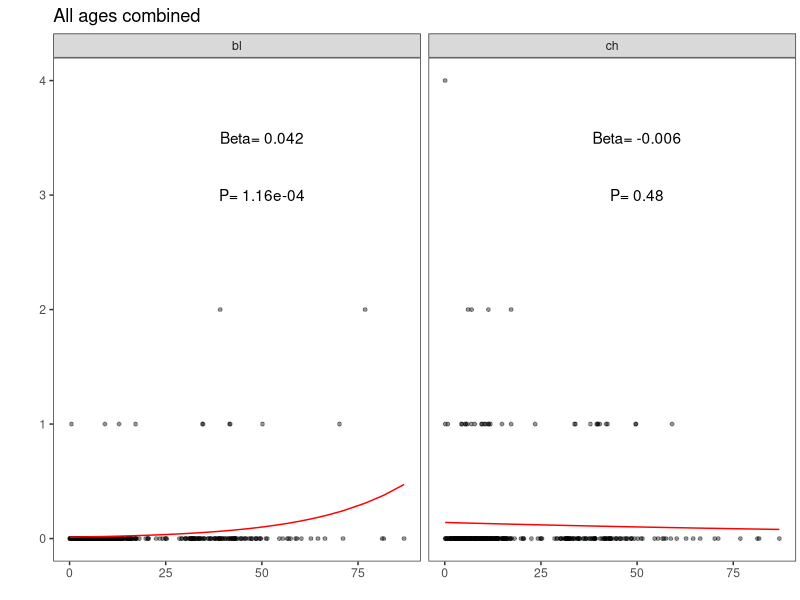

Write the R code that produced this figure.
## ---- chunk 1
knitr::opts_chunk$set(echo = TRUE, warning = FALSE, message = FALSE)
## ---- chunk 2

library(data.table)
library(dplyr)
library(ggplot2)
library(cowplot)
library(here)

## ---- chunk 3

#read conservative table of heteroplasmies and their counts in all family members
allfam<-fread(
  here("Data_files/hqcounts_cleaned_conservative_09272018.txt"),
  sep="\t",
  header=T)

## ---- chunk 4

hq.1t.fam<-allfam%>%
  group_by(FID,position)%>%
  summarize(nhets=length(which(maf>0.01)))%>%
  filter(.,nhets==1)%>%
  mutate(fam_het_id=paste(FID,position,sep="_"))

#153 cases

## ---- chunk 5

#who are these people
ind.1t<-allfam%>%
  filter(fam_het_id%in%hq.1t.fam$fam_het_id)%>%
  filter(maf>0.01)%>%
  mutate(individual_het_id=paste(individual_id,position,sep="_"))

#make table of frequencies from all family members for these sites
allfam.denovo<-allfam%>%
  filter(fam_het_id%in%hq.1t.fam$fam_het_id)%>%
  mutate(individual_het_id=paste(individual_id,position,sep="_"))

## ---- chunk 6
hq.denovo<-allfam.denovo%>%
  filter(fam_het_id%in%allfam.denovo$fam_het_id)%>%
  group_by(FID,fam_het_id,position)%>%
  summarize(nhets.2p=length(which(maf>0.002)))%>%
  filter(nhets.2p==1)

#57 potentially somatic denovo mutations

## ---- chunk 7

# #isolate the individual's frequency data
ind.denovo<-allfam.denovo%>%
  filter(fam_het_id%in%hq.denovo$fam_het_id)%>%
  filter(maf>0.01)

#calculate no. of denovo somatic mutations in each individual
hq.ndenovo.per.ind<-ind.denovo%>%
  group_by(individual_id,tissue)%>%
  summarize(nhets=length(unique(position)),
            age_collection=mean(age_collection))%>%
  mutate(age_collection=age_collection/365)

## ---- chunk 8

#split by tissue
hq.ndenovo.per.ind.bl<-hq.ndenovo.per.ind%>%
  filter(tissue=="bl")

hq.ndenovo.per.ind.ch<-hq.ndenovo.per.ind%>%
  filter(tissue=="ch")


## ---- chunk 9

#add individuals with no mutations whatsoever - which are also not present in the family
#load complete family file
famfile<-fread(
  here("Data_files/famfile_cleared_conservative_09272018.txt"),
  header=T,
  sep="\t")

## ---- chunk 10

"%ni%"<-Negate("%in%")

#assign 0 heteroplasmies to individuals with no denovo mutations
hq.nodenovo.bl<-famfile%>%
  filter(individual_id%ni%hq.ndenovo.per.ind.bl$individual_id)%>%
  select(individual_id,age_collection)%>%
  mutate(tissue="bl")%>%
  group_by(individual_id,tissue)%>%
  summarize(nhets=0,age_collection=mean(age_collection))%>%
  mutate(age_collection=age_collection/365)

#assign 0 heteroplasmies to individuals with no denovo mutations
hq.nodenovo.ch<-famfile%>%
  filter(individual_id%ni%hq.ndenovo.per.ind.ch$individual_id)%>%
  select(individual_id,age_collection)%>%
  mutate(tissue="ch")%>%
  group_by(individual_id,tissue)%>%
  summarize(nhets=0,age_collection=mean(age_collection))%>%
  mutate(age_collection=age_collection/365)

#rbind bl
hq.ndenovo.per.ind2.bl<-rbind(hq.ndenovo.per.ind.bl,hq.nodenovo.bl)

#rbind ch
hq.ndenovo.per.ind2.ch<-rbind(hq.ndenovo.per.ind.ch,hq.nodenovo.ch)


## ---- chunk 11


#now separately for each tissue
#blood
hq.age.c2.bl<-glm(data=hq.ndenovo.per.ind2.bl,
                  nhets~age_collection,
                  family="poisson")
hq.ndenovo.per.ind2.bl$pred.nhets=predict(hq.age.c2.bl,type="response")


#cheek
hq.age.c2.ch<-glm(data=hq.ndenovo.per.ind2.ch,
                  nhets~age_collection,
                  family="poisson")

hq.ndenovo.per.ind2.ch$pred.nhets=predict(hq.age.c2.ch,type="response")


hq.ndenovo.per.ind2<-rbind(hq.ndenovo.per.ind2.bl,
                           hq.ndenovo.per.ind2.ch)

bl.beta2<-summary(hq.age.c2.bl)$coefficients[2]
ch.beta2<-summary(hq.age.c2.ch)$coefficients[2]

bl.p2<-summary(hq.age.c2.bl)$coefficients[8]
ch.p2<-summary(hq.age.c2.ch)$coefficients[8]


#make data.frame for glm results
glm.res2<-data.frame(tissue=c("bl","ch"),
                     x=c(50,50),
                     y=c(3.5,3.5),
                     betas=c("Beta= 0.042","Beta= -0.006"),
                     pvalue=c("P= 1.16e-04","P= 0.48"))

## ---- chunk 12

#plot relationship between nhets and age at collection
plt.nhets.agec2<-ggplot(hq.ndenovo.per.ind2,aes(age_collection,nhets))+
  geom_point(size=1,alpha=0.4)+
  geom_line(aes(x=age_collection,pred.nhets),color="red")+
  theme_bw()+
  theme(axis.title.y=element_blank(),
        plot.margin = margin(0.2,0.1,0.5,1,"cm"),
        panel.grid = element_blank(),
        panel.background = element_blank(),
        axis.title.x=element_blank())+
  facet_wrap(~tissue)+
  labs(x="Age at collection of individual",
       title="All ages combined")+
  geom_text(data=glm.res2,aes(x=x,y=y,label=betas))+
  geom_text(data=glm.res2,aes(x=x,y=y-0.5,label=pvalue))

plt.nhets.agec2

